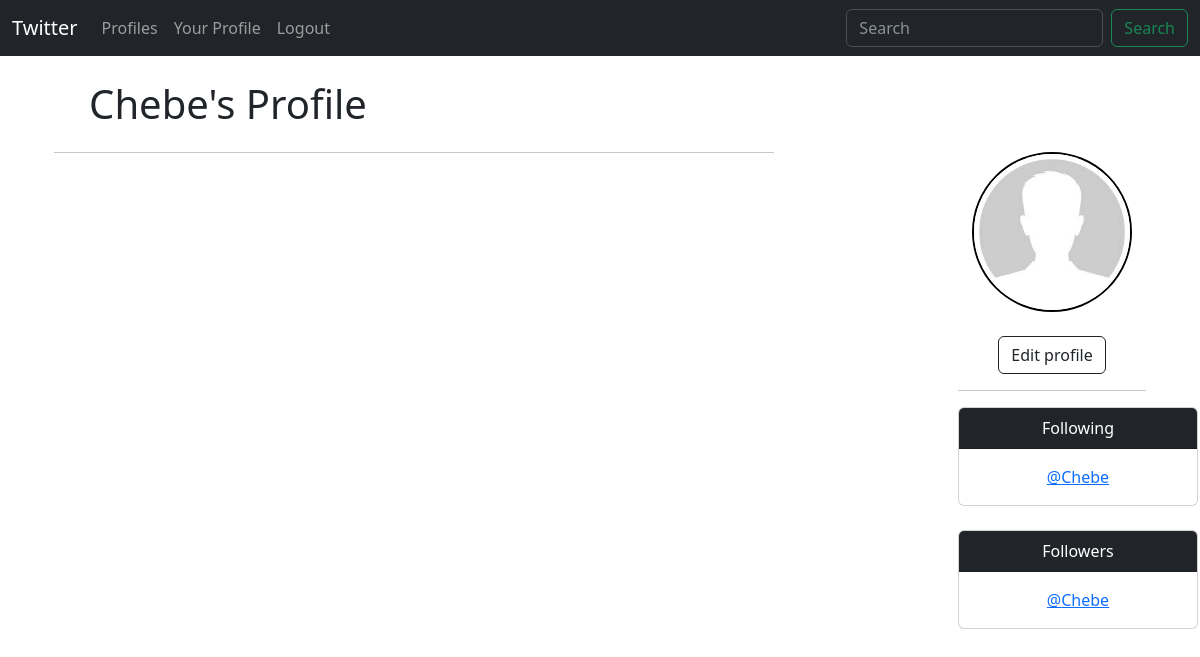
Page /profile/7 (signed in) on the earlier database version.
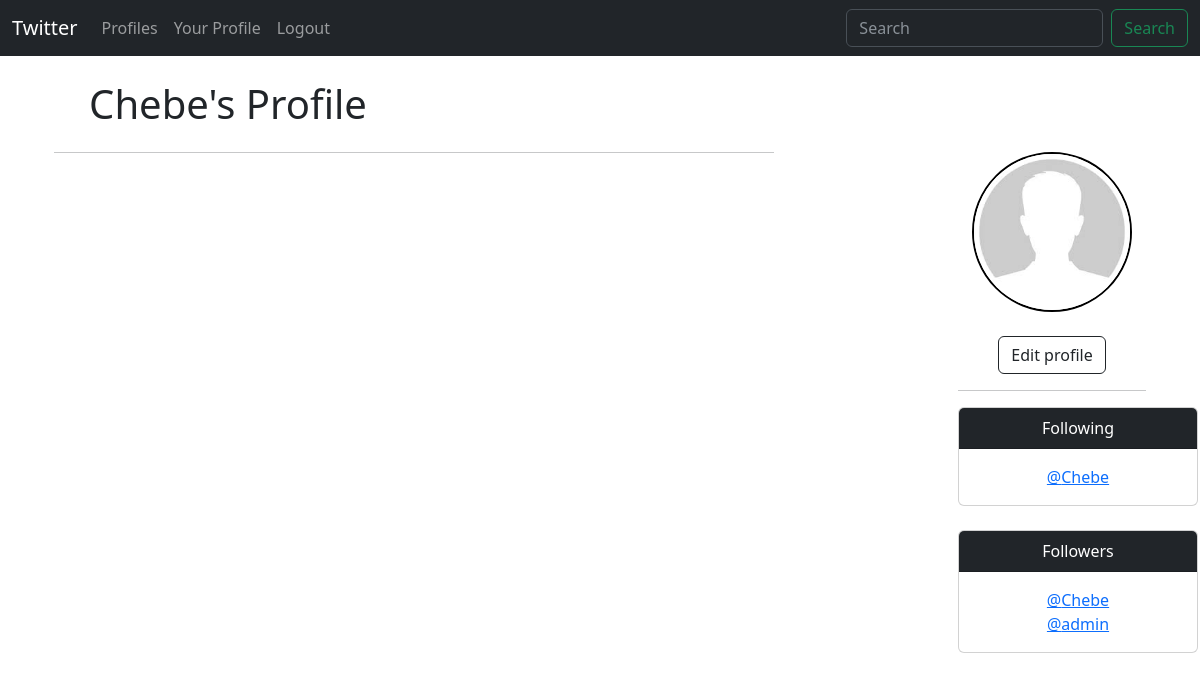
Same page on the later database version.
### Twitter/models.py (models this page shows)
class Profile(models.Model):
    user = models.OneToOneField(User , on_delete= models.CASCADE)
    follows = models.ManyToManyField( "self" ,
                                     symmetrical=False,
                                     blank=True,
                                     related_name="followed_by")
    date_modified= models.DateTimeField(User,auto_now=True)
    profile_image = models.ImageField( blank=True,null= True, upload_to='images/')
    def __str__(self):
        return self.user.username

### Twitter/views.py (the view, shortened to what this page needs)
# urls.py: path('profile/<int:pk>', views.profile, name = "profile"),
def profile(request, pk):
    if request.user.is_authenticated:
        profile = Profile.objects.get(user_id = pk)
        tweets= Tweets.objects.filter(user_id = pk)
        current_user_profile = request.user.profile
        return render(request,'profile.html',{'profile':profile, "tweets":tweets, "current_user":current_user_profile})
    else:
        messages.success(request,('You must be logged in first'))
        return redirect('home')

### Twitter/templates/profile.html (shortened to what this page needs)
{% extends 'base.html' %}
{% load static %}
{% block content %}
{% if profile %}
<div class="container text-center">
    <div class="row">
        <div class="col-8">
            <div class="row">
                <div class="col">
                    <h1>{{ profile.user.username }}'s Profile</h1>
                </div>
            </div>
            <hr>
            <br>
        </div>
        <div class="col-4">
            <br><br><br>
            {% if profile.profile_image%}
            <img src="{{ profile.profile_image.url }}" alt="Profile Picture"
                style="width: 10rem; height: 10 rem; margin-left: 10rem; border-radius: 50%; border: 2px solid black; ">
            {% else %}
            <img src="{% static 'images/images.jpg' %}" alt="Profile Picture"
                style="width: 10rem; height: 10 rem; margin-left: 10rem; border-radius: 50%; border: 2px solid black; ">
            {% endif %}
            <br><br>
            {% if request.user.id == profile.user.id %}
            <a href="{% url 'edit' %}" class="btn btn-outline-dark" style="margin-left: 10rem;">Edit profile</a>
            {% endif %}
            <br>
            <hr style=" margin-left: 10rem;">
            <div class="card" style="width: 15rem; margin-left: 10rem;">
                <div class="card-header text-bg-dark">
                    Following
                </div>
                <div class="card-body">
                    <p class="card-text">
                        {% for following in profile.follows.all %}
                        <a href="{% url 'profile' following.user.id %}"> @{{ following }} </a> <br>
                        {%endfor%}
                    </p>
                </div>
            </div>
            <br>
            <div class="card" style="width: 15rem; margin-left: 10rem;">
                <div class="card-header text-bg-dark">
                    Followers
                </div>
                <div class="card-body">
                    <p class="card-text">{% for follower in profile.followed_by.all %}
                        <a href="{% url 'profile' follower.user.id %}"> @{{ follower }} </a> <br>
                        {%endfor%}
                    </p>
                </div>
            </div>
            <br>
        </div>
    </div>
</div>
{% endif %}
{% endblock %}

Differences in the rows shown:
now on this page (row edited): Profile: user.username "admin"
